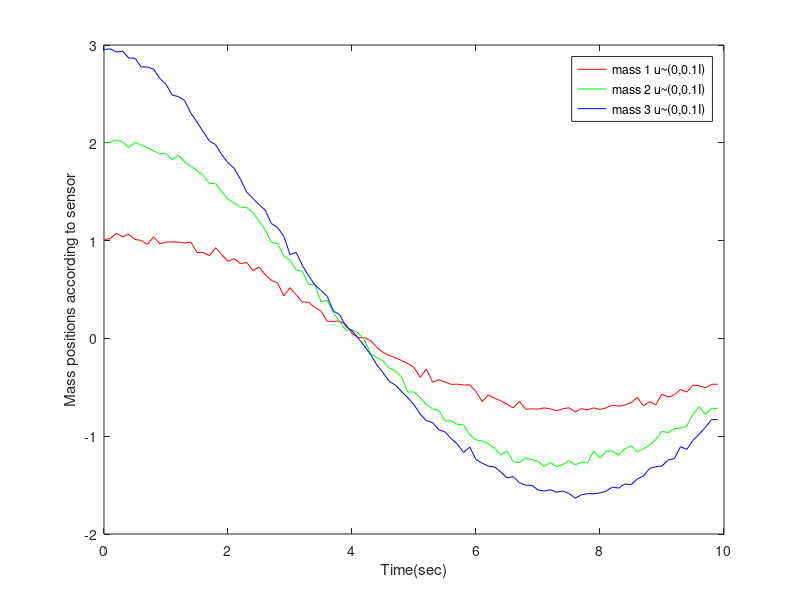
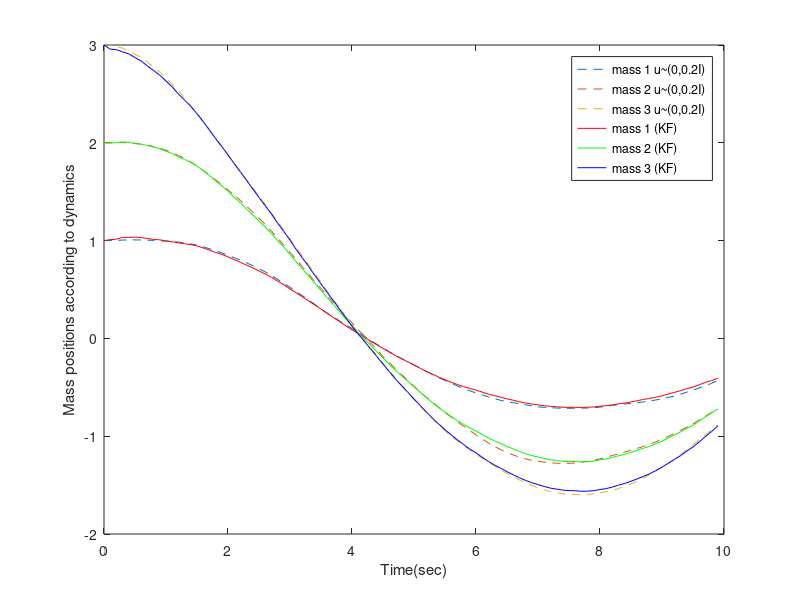
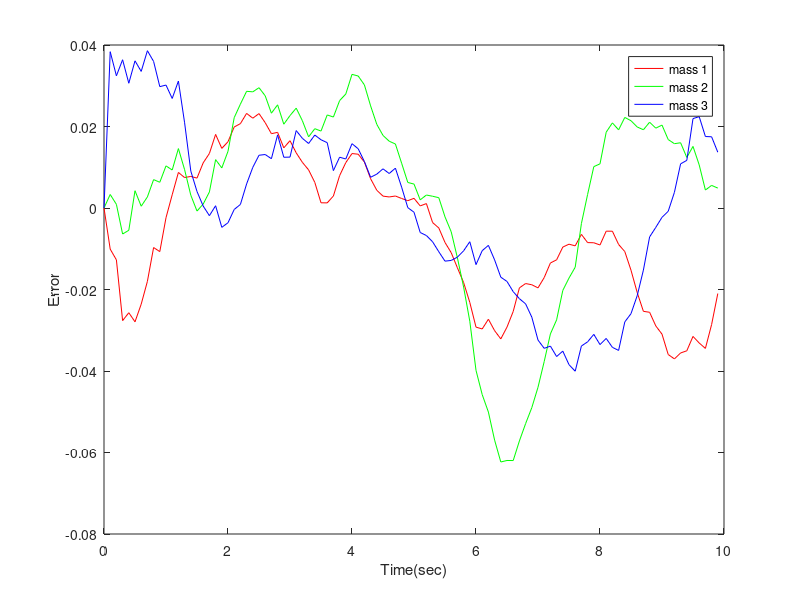

The MATLAB source for these figures, in order:

clc;
clear;
close all;


A_c = [0 0 0 1 0 0 ; 
       0 0 0 0 1 0 ; 
       0 0 0 0 0 1 ; 
       -2 1 0 -1.6 0.8 0 ; 
       1 -2 1 0.8 -1.6 0.8 ; 
       0 1 -1 0 0.8 -0.8] ;
B_c = [0 0 0 ; 
       0 0 0 ; 
       0 0 0 ; 
       1 0 0 ;  
       0 1 0 ; 
       0 0 1] ;
%C = [1 1 1 0 0 0] ;
%C = [1 0 0 0 0 0 ;0 1 0 0 0 0 ; 0 0 1 0 0 0];
%C = [0 1 0 0 0 0 ;0 0 0 1 0 0 ; 0 0 0 0 0 1];

dT = 0.1;
A_d=expm(A_c*dT);
B_d=(A_d-eye(6))*inv(A_c)*B_c ;

x0 =[1 2 3 0 0 0]';
x_k = x0;
x_k1 = x_k;

x_hat = zeros(6,100);
u_bar = 0 ;

S_u = 0.2 ;
S_v = 0.1 ;

Q = B_d*S_u*B_d' ;
R = 0.1*eye(3) ;

P0 = blkdiag(eye(3),0.1*eye(3)) ;
% P0 = zeros(6,6)' ;
P(:,:,1) = P0 ;
xhat0 = x0 ;
x_hat(:,1)= xhat0 ;
x_tru(:,1)= x0 ;


for k = 2:100
    urandu = normrnd(u_bar,S_u*eye(3)) ;
    u_true(:,k-1)=[urandu(1,1);urandu(2,2);urandu(3,3)]; % gaussian random noise with mean S_u
    x_tru(:,k)=A_d*x_tru(:,k-1) + B_d*u_true(:,k-1); % true state change
    
    C = [1 0 0 0 0 0 ;0 1 0 0 0 0 ; 0 0 1 0 0 0];
  
    urandv = normrnd(u_bar,S_v*eye(3)) ;
    u_sensor(:,k-1)= [urandv(1,1);urandv(2,2);urandv(3,3)] ;
    y(:,k-1) = C*x_tru(:,k) + sqrtm(S_v)*u_sensor(:,k-1);

    x_hat(:,k) = A_d*x_hat(:,k-1) ; % the model assumes ubar=0
    P(:,:,k) = A_d*P(:,:,k-1)*A_d' + Q;

    % measurement update
    K(:,:,k)=P(:,:,k)*C'*inv(C*P(:,:,k)*C' + R);
    x_hat(:,k)=x_hat(:,k) + K(:,:,k)*(y(:,k-1) - C*x_hat(:,k));
    P(:,:,k)=(eye(6) - K(:,:,k)*C)*P(:,:,k);
    
    % now compute estimate error
    e(:,k)=x_tru(:,k)-x_hat(:,k);
    trP(k)=trace(P(:,:,k));
    Sx(:,k)=sqrt(diag(P(:,:,k)));
end

urandv = normrnd(u_bar,S_v*eye(3)) ;
u_sensor(:,100)= [urandv(1,1);urandv(2,2);urandv(3,3)] ;
y(:,100) = C*x_tru(:,k) + sqrtm(S_v)*u_sensor(:,k-1);

sig=sqrt([squeeze(P(1,1,:))';squeeze(P(2,2,:))']);

t=0:dT:10-dT;

figure
h0 = plot(t, y(1,:),'r',t, y(2,:),'g',t, y(3,:),'b');
xlabel('Time(sec)');
ylabel('Mass positions according to sensor');
legend('mass 1 u~(0,0.1I)','mass 2 u~(0,0.1I)','mass 3 u~(0,0.1I)');

figure
h1 = plot(t, x_tru(1,:), '--', t, x_tru(2,:),'--',t, x_tru(3,:), '--', t, x_hat(1,:),'r',t, x_hat(2,:),'g',t, x_hat(3,:),'b');
xlabel('Time(sec)');
ylabel('Mass positions according to dynamics');
legend('mass 1 u~(0,0.2I)','mass 2 u~(0,0.2I)','mass 3 u~(0,0.2I)','mass 1 (KF)','mass 2 (KF)','mass 3 (KF)');

figure
h2 = plot(t,e(1,:),'r',t,e(2,:),'g',t,e(3,:),'b') ;
xlabel('Time(sec)');
ylabel('Error');
legend('mass 1','mass 2','mass 3');
